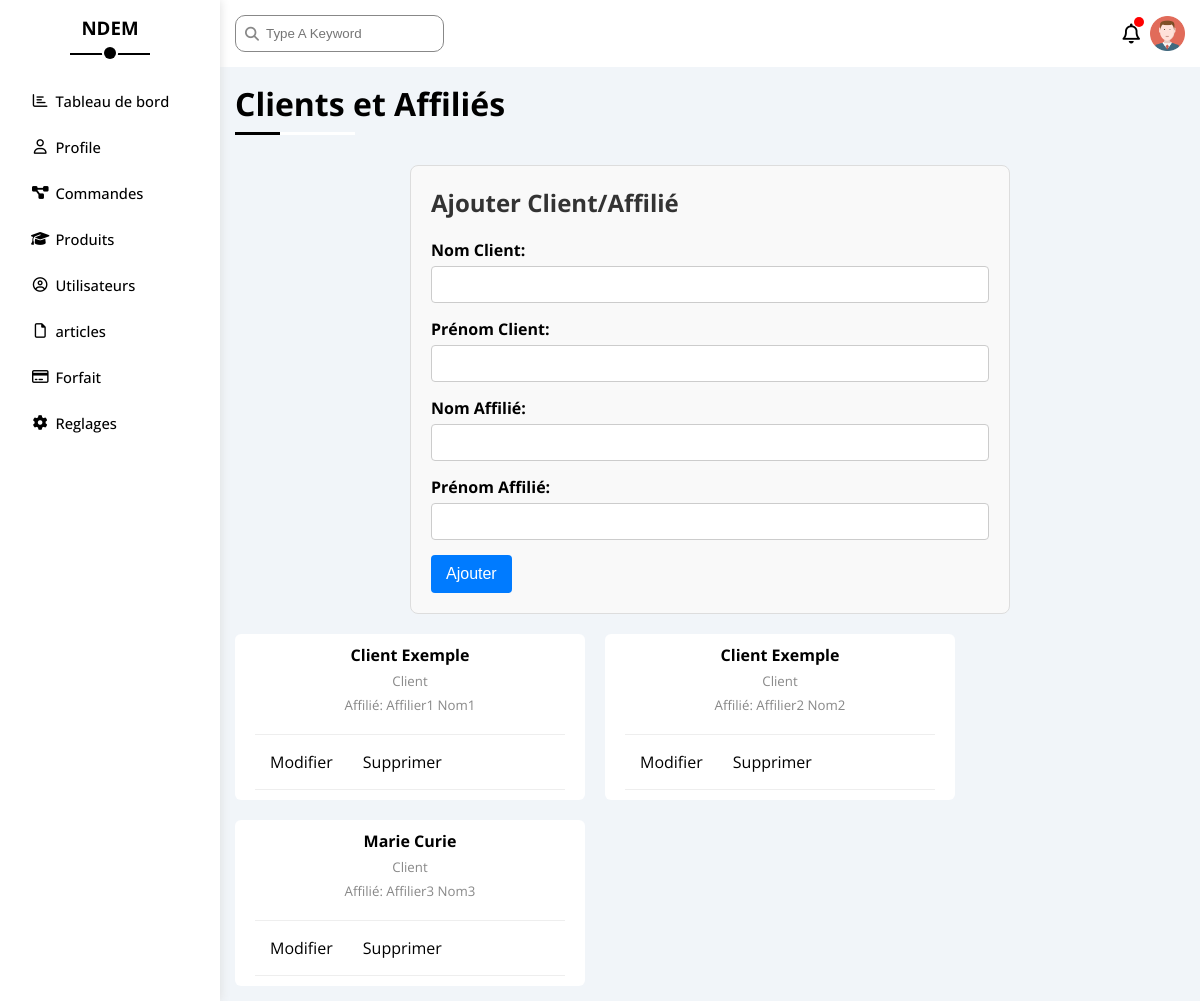
/pages/Friends.php (signed in), run on the app's committed database.
### tables this page shows
CREATE TABLE `clients` (
  `id_client` int(11) NOT NULL,
  `nom` varchar(100) NOT NULL,
  `prenom` varchar(100) NOT NULL,
  `ville` varchar(100) DEFAULT NULL,
  `tel` varchar(20) DEFAULT NULL,
  `id_utilisateur` int(11) DEFAULT NULL
);

CREATE TABLE `affiliers` (
  `id_affilier` int(11) NOT NULL,
  `nom` varchar(100) NOT NULL,
  `prenom` varchar(100) NOT NULL,
  `ville` varchar(100) DEFAULT NULL,
  `tel` varchar(20) DEFAULT NULL,
  `sexe` char(1) DEFAULT NULL
);

### pages/Friends.php (the view, shortened to what this page needs)
<?php
$servername = "localhost";
$username = "root";
$password = "";
$dbname = "ParrainageSysteme";
$conn = new mysqli($servername, $username, $password, $dbname);
$sql = "SELECT c.id_client, c.nom AS nom_client, c.prenom AS prenom_client, a.nom AS nom_affilier, a.prenom AS prenom_affilier
        FROM clients c
        JOIN affiliers a ON c.id_client = a.id_affilier";
$result = $conn->query($sql);
$update_row = null;
?>
<!DOCTYPE html>
<html lang="en">
<head>
    <link rel="stylesheet" href="../css/all.min.css" />
    <link rel="stylesheet" href="../css/style.css" />
</head>
<body>
    <?php include_once('./menu.php'); ?>
    <main>
        <div class="header">
            <div class="search">
                <input type="search" placeholder="Type A Keyword" />
            </div>
            <div class="profile">
                <span class="bell"><i class="fa-regular fa-bell fa-lg"></i></span>
                <img src="../images/avatar.png" alt="No Image" />
            </div>
        </div>
        <div class="main-content">
            <div class="title">
                <h1>Clients et Affiliés</h1>
            </div>
            <div class="form-container">
                <h2><?php echo $update_row ? 'Modifier' : 'Ajouter'; ?> Client/Affilié</h2>
                <form method="post" action="">
                    <div>
                        <label for="nom_client">Nom Client:</label>
                        <input type="text" id="nom_client" name="nom_client" value="<?php echo $update_row ? htmlspecialchars($update_row['nom_client']) : ''; ?>" required />
                    </div>
                    <div>
                        <label for="prenom_client">Prénom Client:</label>
                        <input type="text" id="prenom_client" name="prenom_client" value="<?php echo $update_row ? htmlspecialchars($update_row['prenom_client']) : ''; ?>" required />
                    </div>
                    <div>
                        <label for="nom_affilier">Nom Affilié:</label>
                        <input type="text" id="nom_affilier" name="nom_affilier" value="<?php echo $update_row ? htmlspecialchars($update_row['nom_affilier']) : ''; ?>" required />
                    </div>
                    <div>
                        <label for="prenom_affilier">Prénom Affilié:</label>
                        <input type="text" id="prenom_affilier" name="prenom_affilier" value="<?php echo $update_row ? htmlspecialchars($update_row['prenom_affilier']) : ''; ?>" required />
                    </div>
                    <div>
                        <button type="submit" class="btn"><?php echo $update_row ? 'Mettre à Jour' : 'Ajouter'; ?></button>
                    </div>
                </form>
            </div>
            <div class="friends-main-boxes">
                <?php
                if ($result->num_rows > 0) {
                    while ($row = $result->fetch_assoc()) {
                        echo '<div class="friends-box-card">';
                        echo '<div class="friends-box-card-info">';
                        echo '<h4>' . htmlspecialchars($row['nom_client']) . ' ' . htmlspecialchars($row['prenom_client']) . '</h4>';
                        echo '<p>Client</p>';
                        echo '<p>Affilié: ' . htmlspecialchars($row['nom_affilier']) . ' ' . htmlspecialchars($row['prenom_affilier']) . '</p>';
                        echo '</div>';
                        echo '<div class="friends-box-card-body">';
                        echo '<a href="?edit=' . htmlspecialchars($row['id_client']) . '" class="btn">Modifier</a>';
                        echo '<a href="?delete=' . htmlspecialchars($row['id_client']) . '" class="btn btn-danger">Supprimer</a>';
                        echo '</div>';
                        echo '</div>';
                    }
                } else {
                    echo '<p>Aucun client ou affilié trouvé.</p>';
                }
                ?>
            </div>
        </div>
    </main>
</body>
</html>

### css/style.css (style rules this page uses)
* { margin: 0; padding: 0; box-sizing: border-box; }
body { font-family: "Open Sans", sans-serif; }
a { text-decoration: none; color: #000; }
:root { --white-color: #fff; --red-color: red; --main-color: #f1f5f9; --secondary-color: #f6f6f6; --third-color: #888; --blue-color: #0075ff; --orange-color: #f59e0b; --green-color: #22c55e; --eee-color: #eee; --ccc-color: #ccc; --main-margin: 30px; --secondary-margin: 20px; --third-margin: 15px; --fourth-margin: 10px; --fifth-margin: 6px; --main-padding: 30px; --secondary-padding: 20px; --third-padding: 15px; --fourth-padding: 10px; --fifth-padding: 6px; --main-radius: 50px; --first-radius: 10px; --secondary-radius: 6px; }
.header { display: flex; justify-content: space-between; align-items: center; background-color: var(--white-color); padding: var(--third-padding); }
.header .search { position: relative; }
.header input[type="search"] { padding: var(--fourth-padding) 0px var(--fourth-padding) calc(var(--main-padding)); border: 1px solid var(--third-color); outline: none; border-radius: var(--first-radius); -webkit-border-radius: var(--first-radius); -moz-border-radius: var(--first-radius); -ms-border-radius: var(--first-radius); -o-border-radius: var(--first-radius); transition: 0.2s linear; -webkit-transition: 0.2s linear; -moz-transition: 0.2s linear; -ms-transition: 0.2s linear; -o-transition: 0.2s linear; }
.header .search::before { font-family: var(--fa-style-family-classic); content: "\f002"; font-weight: 900; position: absolute; left: 10px; top: 50%; transform: translateY(-50%); font-size: 14px; color: var(--third-color); }
.header .profile { display: flex; align-items: center; gap: var(--fourth-padding); }
.header .profile .bell { position: relative; }
.header .profile .bell::before { content: ""; position: absolute; top: -6px; right: -4px; width: 10px; height: 10px; background-color: var(--red-color); border-radius: var(--main-radius); -webkit-border-radius: var(--main-radius); -moz-border-radius: var(--main-radius); -ms-border-radius: var(--main-radius); -o-border-radius: var(--main-radius); }
.header .profile img { max-width: 100%; width: 35px; }
main { overflow: hidden; }
main .main-content { padding: var(--third-padding); }
main .main-content .title { margin-bottom: var(--main-margin); position: relative; }
main .main-content .title h1 { padding-bottom: var(--fourth-padding); }
main .main-content .title::before, main .main-content .title::after { content: ""; position: absolute; bottom: 0; width: 120px; height: 3px; background-color: var(--white-color); }
main .main-content .title::after { width: 45px; background-color: #000; }
.main-content .friends-main-boxes { display: flex; flex-wrap: wrap; gap: var(--secondary-padding); }
.main-content .friends-main-boxes .friends-box-card { width: 350px; padding: var(--fourth-padding) var(--secondary-padding); background-color: var(--white-color); border-radius: var(--secondary-radius); -webkit-border-radius: var(--secondary-radius); -moz-border-radius: var(--secondary-radius); -ms-border-radius: var(--secondary-radius); -o-border-radius: var(--secondary-radius); }
.main-content .friends-main-boxes .friends-box-card .friends-box-card-info { display: flex; flex-direction: column; align-items: center; gap: var(--fifth-padding); padding-bottom: var(--secondary-padding); border-bottom: 1px solid var(--eee-color); }
.main-content .friends-main-boxes .friends-box-card .friends-box-card-info p { font-size: 0.83rem; color: var(--third-color); }
.main-content .friends-main-boxes .friends-box-card .friends-box-card-body { padding: var(--fifth-padding) 0; border-bottom: 1px solid var(--eee-color); position: relative; }

### data on the page
clients: nom "Client", prenom "Exemple", affiliers.nom "Affilier1", affiliers.prenom "Nom1"
clients: nom "Client", prenom "Exemple", affiliers.nom "Affilier2", affiliers.prenom "Nom2"
clients: nom "Marie", prenom "Curie", affiliers.nom "Affilier3", affiliers.prenom "Nom3"

### other printed values
$_SESSION['nomuser'] "NDEM"
